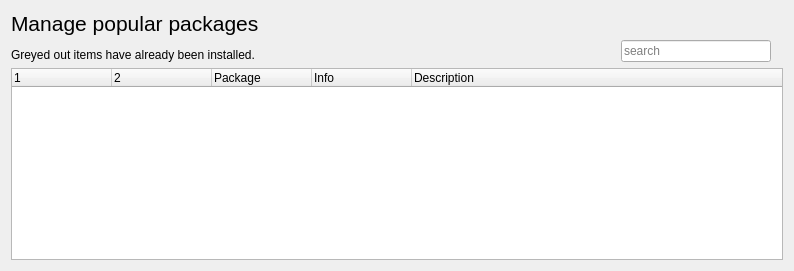
     <widget class="QWidget" name="tabPopular">
      <property name="sizePolicy">
       <sizepolicy hsizetype="Preferred" vsizetype="Expanding">
        <horstretch>0</horstretch>
        <verstretch>0</verstretch>
       </sizepolicy>
      </property>
      <attribute name="title">
       <string>Popular Applications</string>
      </attribute>
      <layout class="QGridLayout" name="gridLayout">
       <item row="3" column="0" colspan="5">
        <widget class="QTreeWidget" name="treePopularApps">
         <property name="frameShadow">
          <enum>QFrame::Raised</enum>
         </property>
         <property name="tabKeyNavigation">
          <bool>true</bool>
         </property>
         <property name="selectionMode">
          <enum>QAbstractItemView::SingleSelection</enum>
         </property>
         <column>
          <property name="text">
           <string/>
          </property>
         </column>
         <column>
          <property name="text">
           <string/>
          </property>
         </column>
         <column>
          <property name="text">
           <string>Package</string>
          </property>
         </column>
         <column>
          <property name="text">
           <string>Info</string>
          </property>
         </column>
         <column>
          <property name="text">
           <string>Description</string>
          </property>
         </column>
        </widget>
       </item>
       <item row="2" column="2">
        <widget class="QLineEdit" name="searchPopular">
         <property name="minimumSize">
          <size>
           <width>150</width>
           <height>0</height>
          </size>
         </property>
         <property name="maximumSize">
          <size>
           <width>200</width>
           <height>16777215</height>
          </size>
         </property>
         <property name="placeholderText">
          <string>search</string>
         </property>
         <property name="clearButtonEnabled">
          <bool>true</bool>
         </property>
        </widget>
       </item>
       <item row="1" column="0" rowspan="2">
        <widget class="QLabel" name="label">
         <property name="text">
          <string>&lt;html&gt;&lt;head/&gt;&lt;body&gt;&lt;p&gt;&lt;span style=&quot; font-size:16pt;&quot;&gt;Manage popular packages&lt;/span&gt;&lt;/p&gt;&lt;p&gt;Greyed out items have already been installed.&lt;/p&gt;&lt;/body&gt;&lt;/html&gt;</string>
         </property>
        </widget>
       </item>
       <item row="2" column="1">
        <spacer name="horizontalSpacer">
         <property name="orientation">
          <enum>Qt::Horizontal</enum>
         </property>
         <property name="sizeType">
          <enum>QSizePolicy::Expanding</enum>
         </property>
         <property name="sizeHint" stdset="0">
          <size>
           <width>350</width>
           <height>20</height>
          </size>
         </property>
        </spacer>
       </item>
      </layout>
     </widget>
